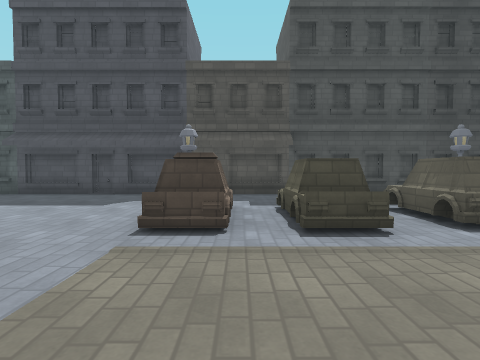
View 1 (above)

24 first-person views from a walk through a Godot game level. The camera is 1.4 m above the floor, tilts 2° down and sees 80° across. The floor is counted in squares, 2 m on a side. Each view is taken from the middle of a square. On the plan, view 1 faces up. The plan holds only what a view shows up to about 10 squares ahead; the rest is blank. The place goes on beyond the plan. Some surface patterns are stand-ins.

View 2
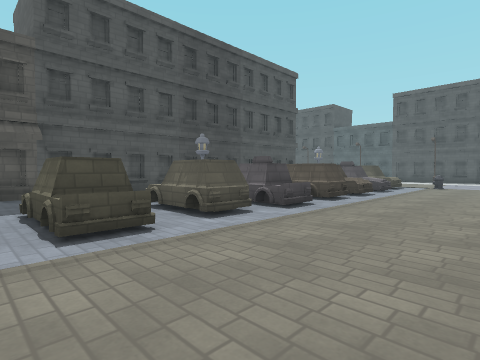

View 3
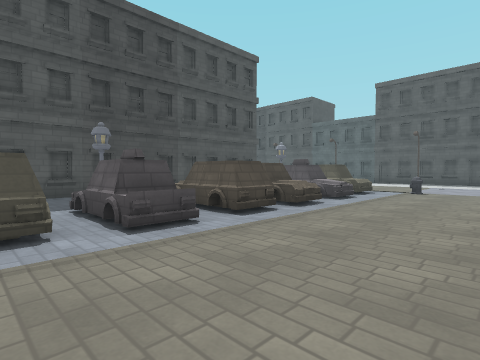

View 4
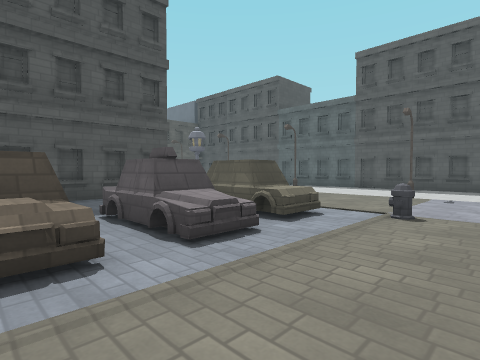

View 5
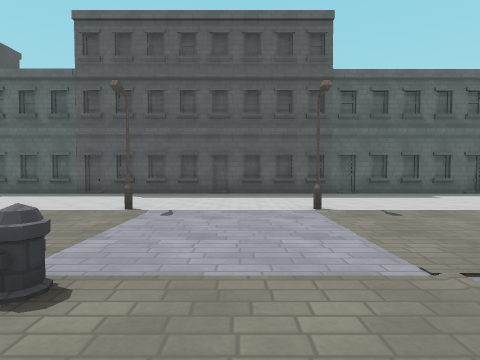

View 6
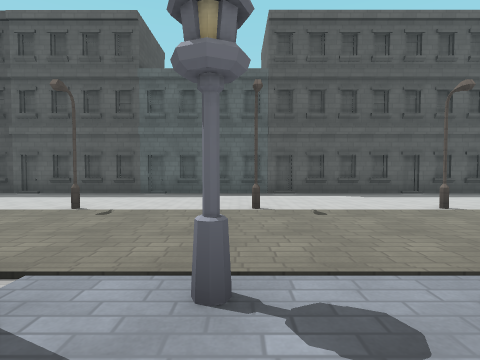

View 7
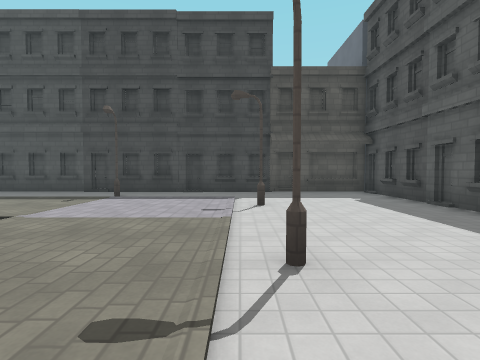

View 8
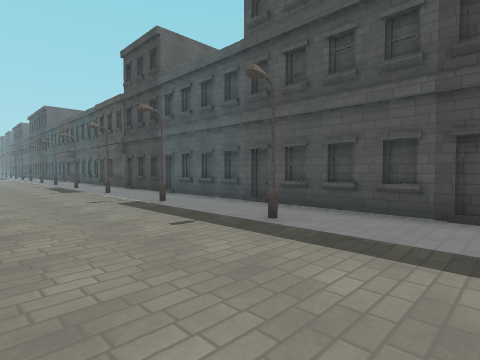

View 9
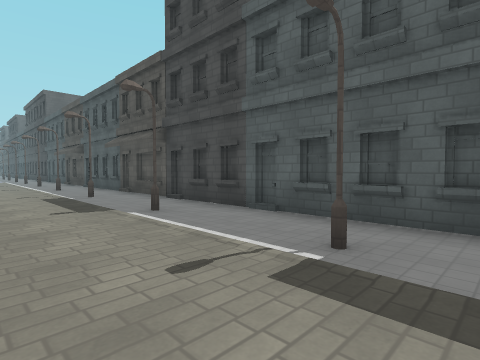

View 10
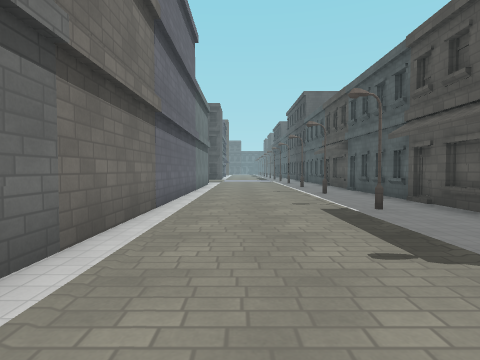

View 11
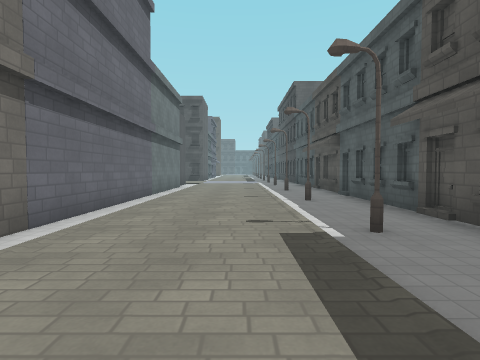

View 12
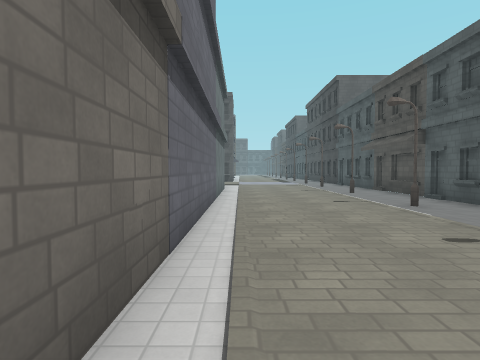

View 13
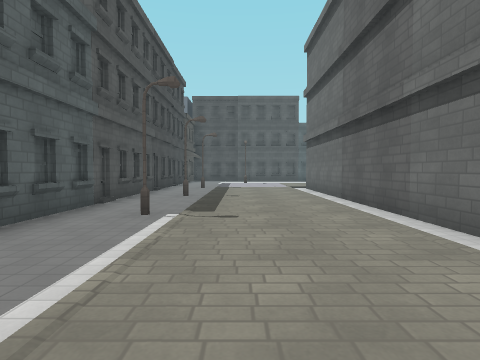

View 14
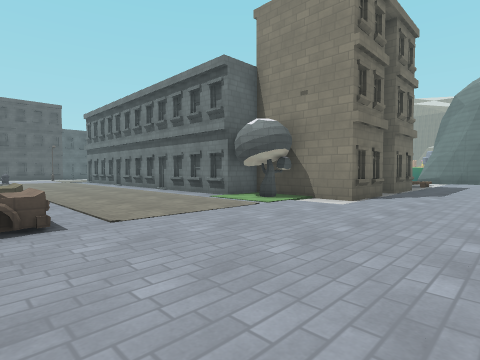

View 15
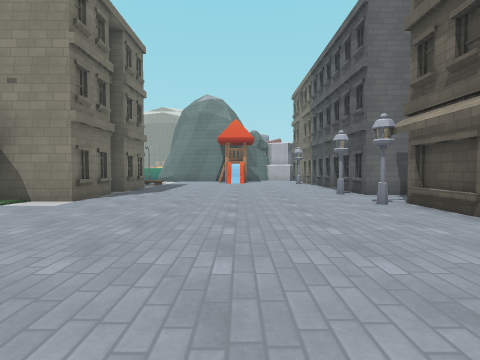

View 16
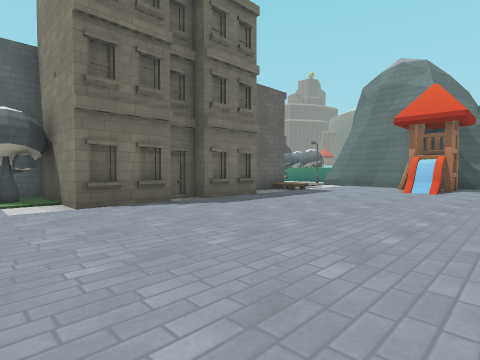

View 17
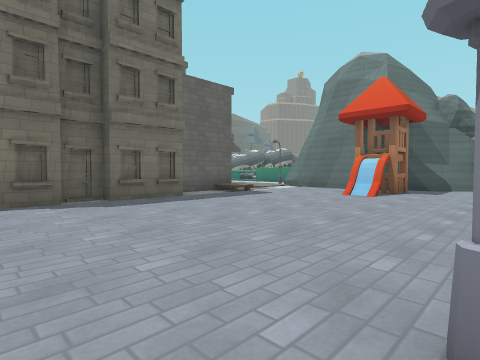

View 18
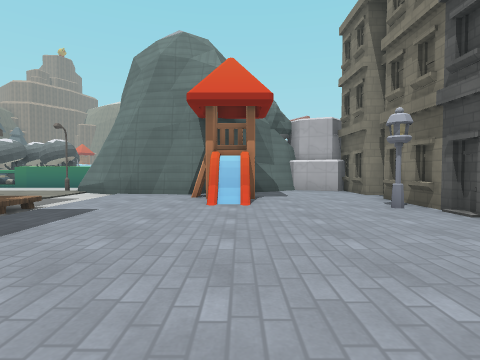

View 19
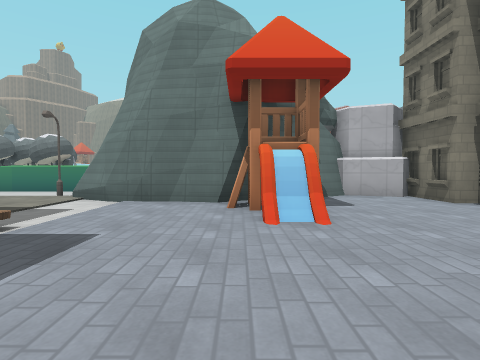

View 20
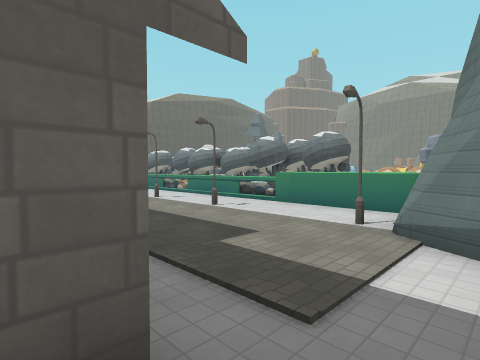

View 21
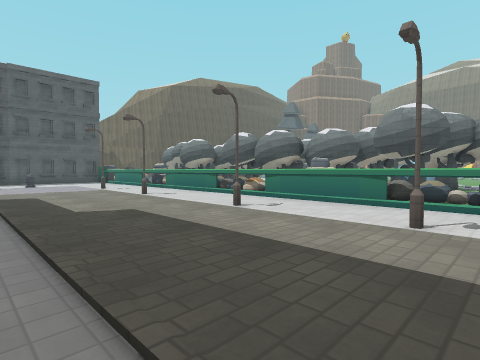

View 22
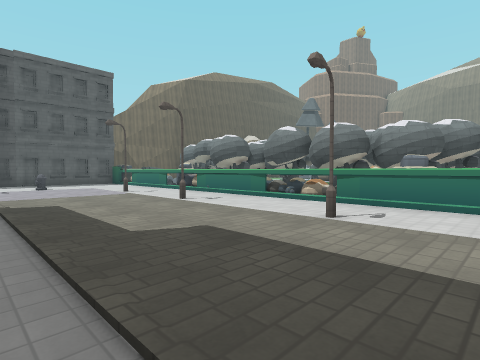

View 23
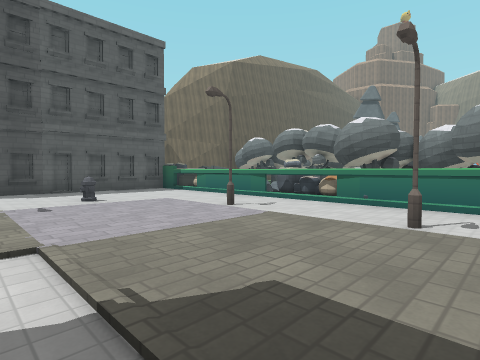

View 24
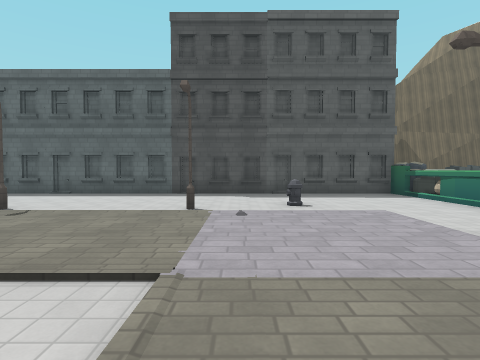

### Floor plan
Key: @ floor where view 1 was taken; # wall or solid block; . main floor; : floor 0.5 m higher than the main floor; / step, stairs or slope; = window, fence, low wall or low ledge; ^ raised ledge; L lantern; C car; S streetlight; U dumpster; O other object.
Columns run from 9 left of view 1 to 20 right of it. Each row starts with its distance up from view 1.
 17 ##############################
 16 .S..S...S..S...S..S...S......#
 15 .............................#
 14 .........................S...#
 13 .............................#
 12 .............................#
 11 ##################### .......#
 10                        ..S...#
  9   ################### .......#
  8   .....  ..  ..    . ........#
  7    .....L..  ..L   ...L..S...#
  6     .... .. ...    . ........#
  5      ... CC C.=#^  # C.......#
  4    .....CCC.C.######.C.......#
  3   ......C.C...^.#^.=.....S...#
  2  .....................O......#
  1 .............................#
  0 .........@........   ....S...#
 -1 ..............        .......#
 -2 L.......######         ......#
 -3 .......####             .....#
 -4 L......#                  ...#
 -5 ........#                  ..#
 -6 .......#                   ..#
 -7 .......##                S...#
 -8 ........#               .....#
 -9 ........#              ......#
-10 L....../#             .......#
-11 ...:....... .............S...#
-12 ...##........................#
-13 ...##.....................O..#
-14 ...######....................#
-15 ####    #S...S..S...S..S.....#
-16          ....................#
-17            #O#O##O#O #####  O#
-18            # =#####   ##   UU
-19            # ### ######    UU
-20              #
-21                #
-22              O###

Positions as (right, up) in squares from view 1, and headings:
1: (0, 0), facing up
2: (0, 0), facing up-right
3: (3, 0), facing up-right
4: (8, 1), facing up-right
5: (11, 1), facing right
6: (11, 7), facing right
7: (16, 8), facing up
8: (12, 12), facing up-left
9: (7, 13), facing up-left
10: (4, 13), facing left
11: (2, 14), facing left
12: (1, 12), facing left
13: (1, 14), facing right
14: (-5, 4), facing down-right
15: (-6, 4), facing down
16: (-8, -1), facing down-right
17: (-9, -3), facing down-right
18: (-6, -5), facing down
19: (-5, -7), facing down
20: (-2, -10), facing down-right
21: (3, -11), facing down-right
22: (5, -11), facing down-right
23: (10, -11), facing down-right
24: (11, -12), facing right
